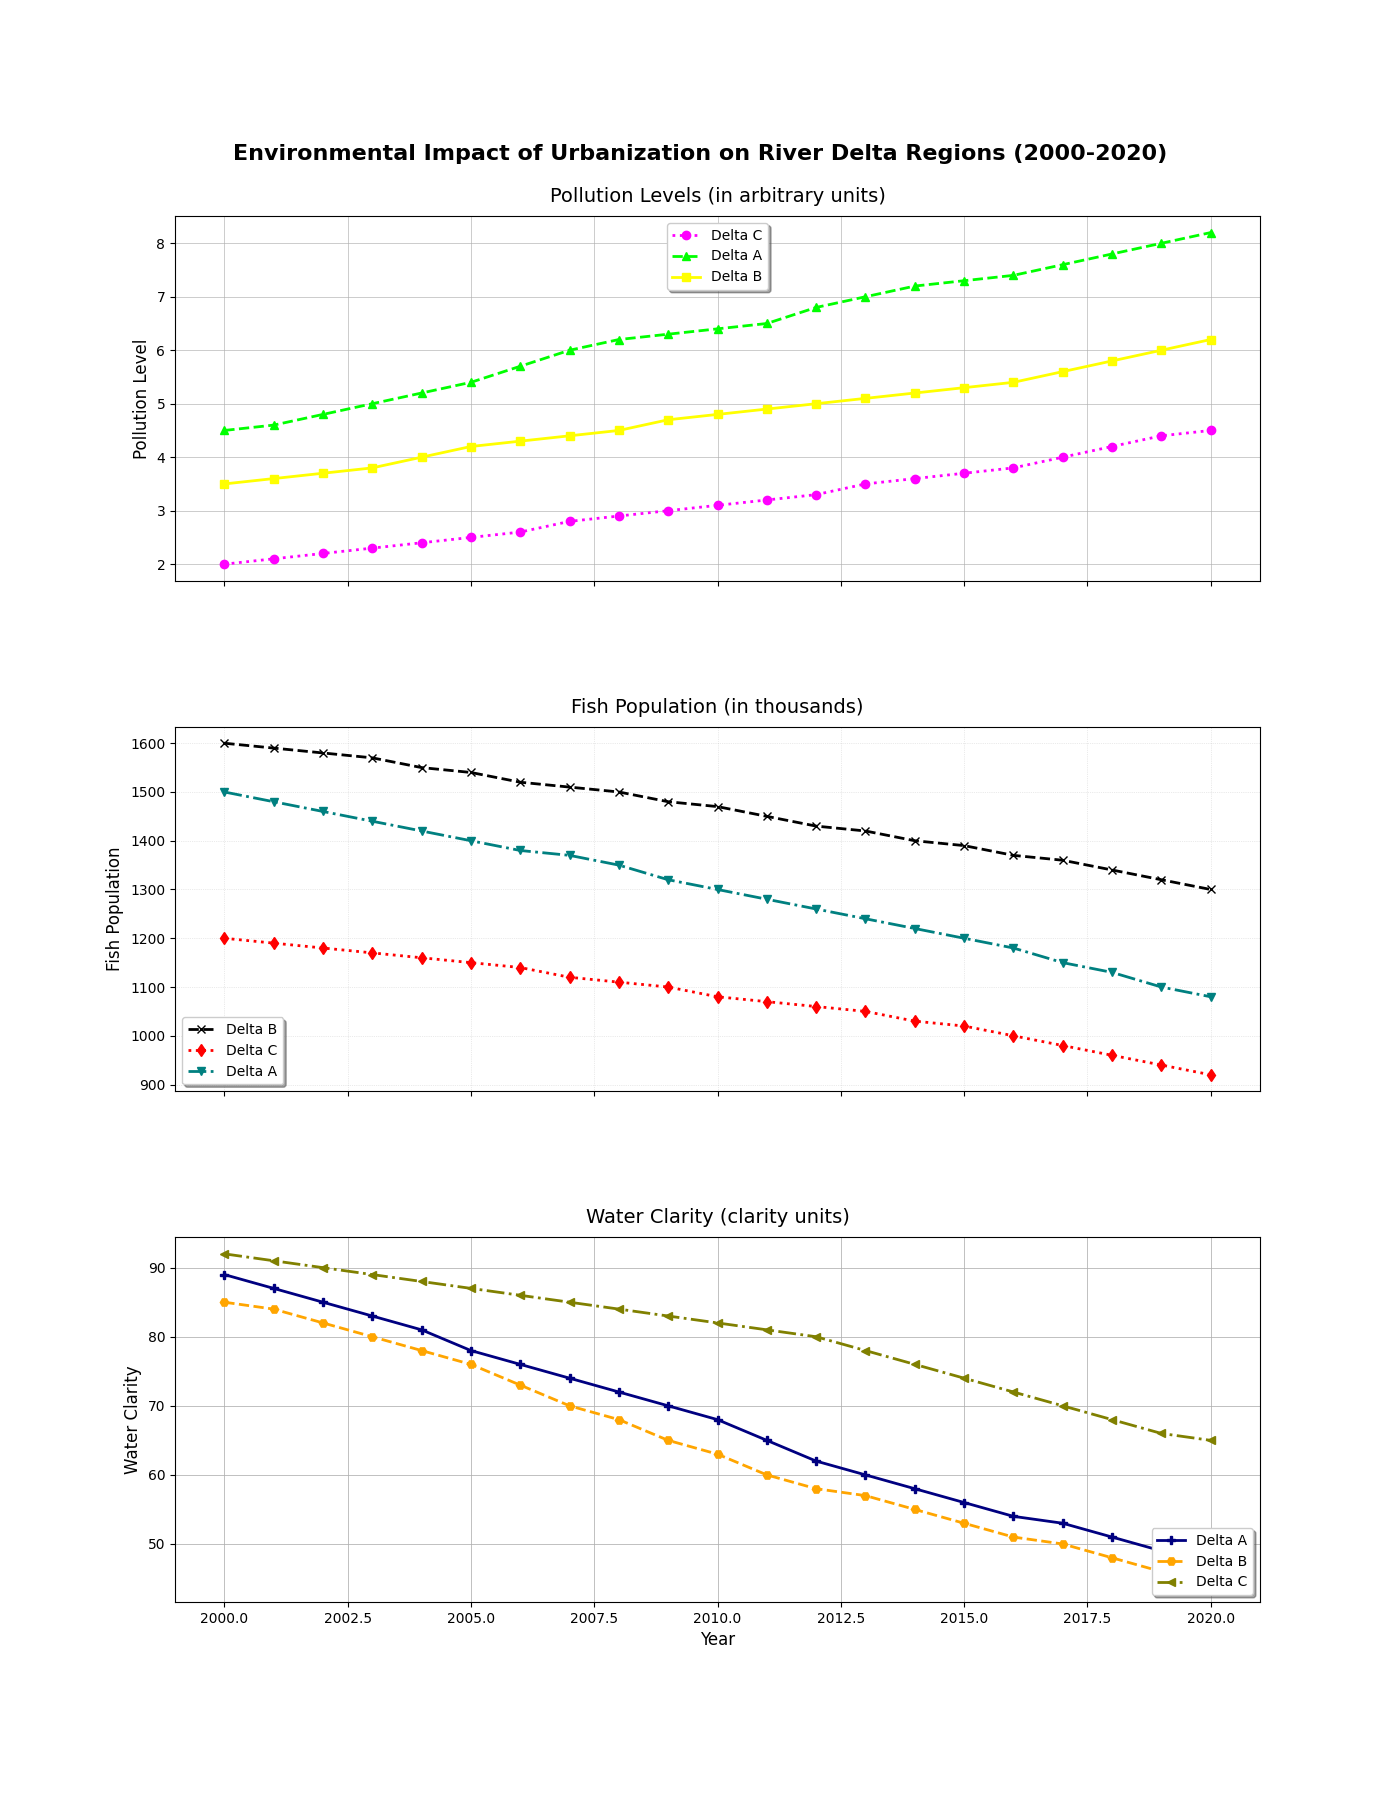

The Python source for this figure:
import matplotlib.pyplot as plt
import numpy as np

years = np.arange(2000, 2021)

delta_a_pollution = [4.5, 4.6, 4.8, 5.0, 5.2, 5.4, 5.7, 6.0, 6.2, 6.3, 6.4, 6.5, 6.8, 7.0, 7.2, 7.3, 7.4, 7.6, 7.8, 8.0, 8.2]
delta_a_fish_population = [1500, 1480, 1460, 1440, 1420, 1400, 1380, 1370, 1350, 1320, 1300, 1280, 1260, 1240, 1220, 1200, 1180, 1150, 1130, 1100, 1080]
delta_a_water_clarity = [89, 87, 85, 83, 81, 78, 76, 74, 72, 70, 68, 65, 62, 60, 58, 56, 54, 53, 51, 49, 47]

delta_b_pollution = [3.5, 3.6, 3.7, 3.8, 4.0, 4.2, 4.3, 4.4, 4.5, 4.7, 4.8, 4.9, 5.0, 5.1, 5.2, 5.3, 5.4, 5.6, 5.8, 6.0, 6.2]
delta_b_fish_population = [1600, 1590, 1580, 1570, 1550, 1540, 1520, 1510, 1500, 1480, 1470, 1450, 1430, 1420, 1400, 1390, 1370, 1360, 1340, 1320, 1300]
delta_b_water_clarity = [85, 84, 82, 80, 78, 76, 73, 70, 68, 65, 63, 60, 58, 57, 55, 53, 51, 50, 48, 46, 44]

delta_c_pollution = [2.0, 2.1, 2.2, 2.3, 2.4, 2.5, 2.6, 2.8, 2.9, 3.0, 3.1, 3.2, 3.3, 3.5, 3.6, 3.7, 3.8, 4.0, 4.2, 4.4, 4.5]
delta_c_fish_population = [1200, 1190, 1180, 1170, 1160, 1150, 1140, 1120, 1110, 1100, 1080, 1070, 1060, 1050, 1030, 1020, 1000, 980, 960, 940, 920]
delta_c_water_clarity = [92, 91, 90, 89, 88, 87, 86, 85, 84, 83, 82, 81, 80, 78, 76, 74, 72, 70, 68, 66, 65]

fig, axs = plt.subplots(3, 1, figsize=(14, 18), sharex=True)
fig.suptitle('Environmental Impact of Urbanization on River Delta Regions (2000-2020)', fontsize=16, fontweight='bold', y=0.92)

# Re-arranged stylistic features for illustration purposes only:
# Subplot 1: Pollution Levels
axs[0].plot(years, delta_c_pollution, color='magenta', linestyle=':', marker='o', linewidth=2, label='Delta C')
axs[0].plot(years, delta_a_pollution, color='lime', linestyle='--', marker='^', linewidth=2, label='Delta A')
axs[0].plot(years, delta_b_pollution, color='yellow', linestyle='-', marker='s', linewidth=2, label='Delta B')
axs[0].set_title('Pollution Levels (in arbitrary units)', fontsize=14, pad=10)
axs[0].set_ylabel('Pollution Level', fontsize=12)
axs[0].legend(loc='upper center', fontsize=10, shadow=True)
axs[0].grid(True, linestyle='-', linewidth=0.5, alpha=0.9)

# Subplot 2: Fish Population
axs[1].plot(years, delta_b_fish_population, color='black', linestyle='--', marker='x', linewidth=2, label='Delta B')
axs[1].plot(years, delta_c_fish_population, color='red', linestyle=':', marker='d', linewidth=2, label='Delta C')
axs[1].plot(years, delta_a_fish_population, color='teal', linestyle='-.', marker='v', linewidth=2, label='Delta A')
axs[1].set_title('Fish Population (in thousands)', fontsize=14, pad=10)
axs[1].set_ylabel('Fish Population', fontsize=12)
axs[1].legend(loc='lower left', fontsize=10, shadow=True)
axs[1].grid(True, linestyle=':', linewidth=0.5, alpha=0.5)

# Subplot 3: Water Clarity
axs[2].plot(years, delta_a_water_clarity, color='navy', linestyle='-', marker='P', linewidth=2, label='Delta A')
axs[2].plot(years, delta_b_water_clarity, color='orange', linestyle='--', marker='H', linewidth=2, label='Delta B')
axs[2].plot(years, delta_c_water_clarity, color='olive', linestyle='-.', marker='<', linewidth=2, label='Delta C')
axs[2].set_title('Water Clarity (clarity units)', fontsize=14, pad=10)
axs[2].set_xlabel('Year', fontsize=12)
axs[2].set_ylabel('Water Clarity', fontsize=12)
axs[2].legend(loc='lower right', fontsize=10, shadow=True)
axs[2].grid(True, linestyle='-', linewidth=0.7, alpha=0.8)

plt.subplots_adjust(hspace=0.4)
plt.show()
